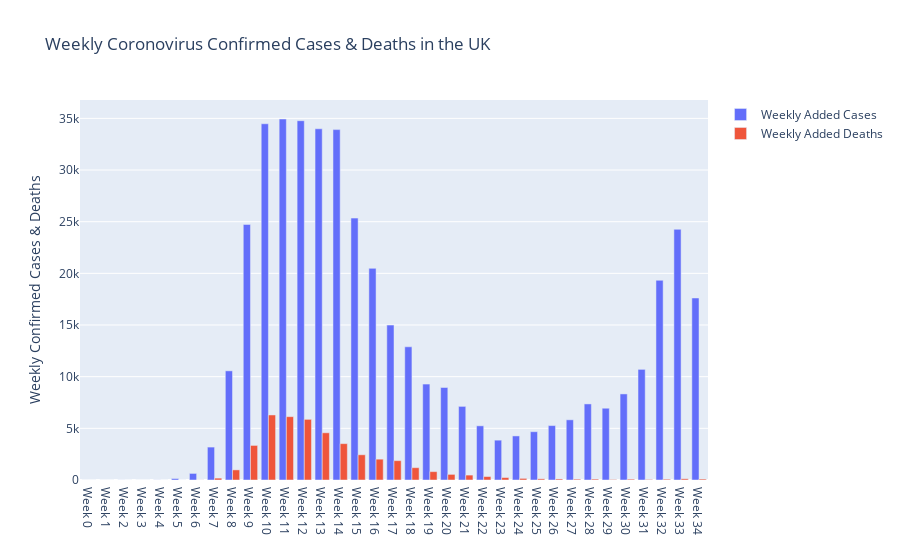

The cell this chart's notebook holds for it:
### Code cell
#plot weekly graph

fig = go.Figure(data=[
    go.Bar(name='Weekly Added Cases', x=weekly_cases_df['week'], y=weekly_cases_df['weekly_cases_added']),
    go.Bar(name='Weekly Added Deaths', x=weekly_cases_df['week'], y=weekly_cases_df['weekly_deaths_added'])
])
# Change the bar mode
fig.update_layout(title_text='Weekly Coronovirus Confirmed Cases & Deaths in the UK', yaxis_title='Weekly Confirmed Cases & Deaths', barmode='group')
fig.show()

### Figure 1 — Plotly figure (JSON) as saved in the notebook; plotly's stock layout.template omitted (floating-point values rounded to 4 significant figures)
{"data": [{"name": "Weekly Added Cases", "type": "bar", "x": ["Week 0", "Week 1", "Week 2", "Week 3", "Week 4", "Week 5", "Week 6", "Week 7", "Week 8", "Week 9", "Week 10", "Week 11", "Week 12", "Week 13", "Week 14", "Week 15", "Week 16", "Week 17", "Week 18", "Week 19", "Week 20", "Week 21", "Week 22", "Week 23", "Week 24", "Week 25", "Week 26", "Week 27", "Week 28", "Week 29", "Week 30", "Week 31", "Week 32", "Week 33", "Week 34"], "y": [2, 1, 6, 0, 10, 141, 637, 3186, 10565, 24734, 34476, 34938, 34773, 33991, 33910, 25347, 20483, 14992, 12890, 9285, 8953, 7125, 5244, 3857, 4265, 4675, 5267, 5825, 7363, 6946, 8331, 10707, 19326, 24261, 17615]}, {"name": "Weekly Added Deaths", "type": "bar", "x": ["Week 0", "Week 1", "Week 2", "Week 3", "Week 4", "Week 5", "Week 6", "Week 7", "Week 8", "Week 9", "Week 10", "Week 11", "Week 12", "Week 13", "Week 14", "Week 15", "Week 16", "Week 17", "Week 18", "Week 19", "Week 20", "Week 21", "Week 22", "Week 23", "Week 24", "Week 25", "Week 26", "Week 27", "Week 28", "Week 29", "Week 30", "Week 31", "Week 32", "Week 33", "Week 34"], "y": [0, 0, 0, 0, 0, 1, 9, 181, 978, 3346, 6295, 6129, 5870, 4569, 3519, 2442, 2016, 1873, 1191, 810, 544, 475, 333, 238, 156, 113, 101, 81, 88, 47, 81, 51, 77, 118, 93]}], "layout": {"barmode": "group", "title": {"text": "Weekly Coronovirus Confirmed Cases & Deaths in the UK"}, "yaxis": {"title": {"text": "Weekly Confirmed Cases & Deaths"}}}}
